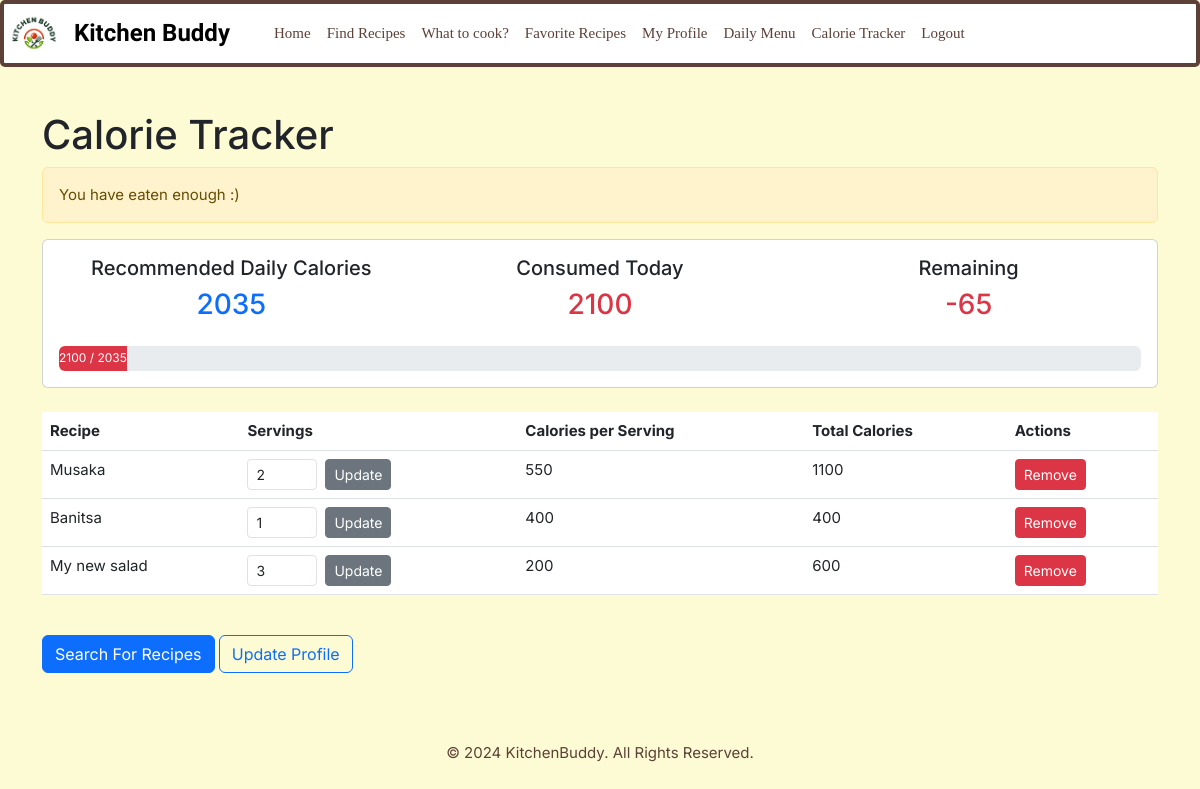
The app's page /calorieTracker/ (signed in), older data.
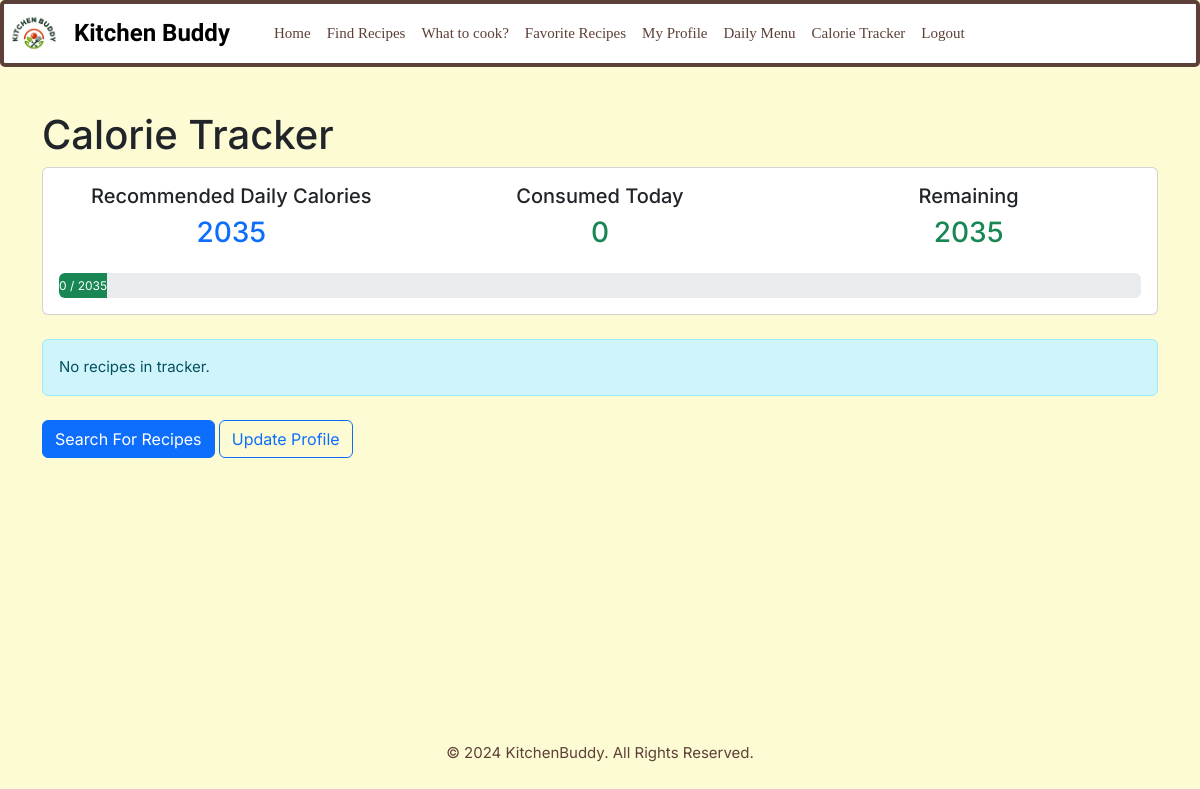
The same page, newer data.
### calorieTracker/models.py (models this page shows)
class CalorieTracker(models.Model):
    user = models.ForeignKey(User, on_delete=models.CASCADE)
    recipe = models.ForeignKey(Recipe, on_delete=models.CASCADE)
    servings = models.PositiveIntegerField(default=1)
    class Meta:
        unique_together = ['user', 'recipe']
    @property
    def get_calories_per_recipe(self):
        return self.recipe.calories * self.servings
    @classmethod
    def get_total_calories(cls, user):
        recipes_in_tracker = cls.objects.filter(user=user)
        calories_sum = 0
        for recipe in recipes_in_tracker:
            calories_sum += recipe.get_calories_per_recipe
        return calories_sum

### recipe/models.py (models this page shows, shortened)
class Recipe(models.Model):
    user = models.ForeignKey(User, on_delete=models.CASCADE, related_name="recipe")
    title = models.CharField(max_length=150)
    ingredients = models.ManyToManyField(Ingredient, through='IngredientsDetails', related_name='recipe_ingredient')
    description = models.TextField()
    cooking_time = models.PositiveIntegerField(validators=[MinValueValidator(1)], null=True, blank=True)
    calories = models.PositiveIntegerField(validators=[MinValueValidator(1), MaxValueValidator(2000)], null=True, blank=True)
    image = models.ImageField(upload_to='recipes/', null=True, blank=True)
    dish_type = models.CharField(max_length=10, choices=DISH_TYPE, default='main', null=False)
    favourite = models.ManyToManyField(User, related_name='favourite_recipe', blank=True)
    average_rating = models.DecimalField(max_digits=3, decimal_places=2, default=0)
    ratings_count = models.PositiveBigIntegerField(default=0)
    diet = models.ManyToManyField(Diet, related_name='recipe_diet', blank=True)
    allergies = models.ManyToManyField(Allergy, related_name='recipe_allergies', blank=True)
    class Meta:
        ordering = ['title']
        unique_together = ['title', 'image']

### calorieTracker/views.py (the view)
# urls.py: path('', views.list_calorie_tracker, name='list_calorie_tracker'),
@login_required
def list_calorie_tracker(request):
    try:
        user_profile = request.user.profile
        calorie_limit = user_profile.calories
    except Profile.DoesNotExist:
        user_profile = None
        calorie_limit = 2000
    recipes_in_tracker = CalorieTracker.objects.filter(user=request.user)
    calories_sum = CalorieTracker.get_total_calories(request.user)
    remaining_calories = calorie_limit - calories_sum
    no_left_calories = remaining_calories <= 0
    if no_left_calories:
        messages.warning(request, "You have eaten enough :)")
    context = {
        'recipes_in_tracker': recipes_in_tracker,
        'calories_sum': calories_sum,
        'remaining_calories': remaining_calories,
        'calorie_limit': calorie_limit,
        'no_left_calories': no_left_calories,
        'user_profile': user_profile
    }
    return render(request, 'calorieTracker/list_calorie_tracker.html', context)

### calorieTracker/templates/calorieTracker/list_calorie_tracker.html (shortened to what this page needs)
{% extends 'base.html' %}
{% block content %}
<div class="container mt-4">
    <h1>Calorie Tracker</h1>
    {% if messages %}
    <div class="messages">
        {% for message in messages %}
        <div class="alert alert-{{ message.tags }}">
            {{ message }}
        </div>
        {% endfor %}
    </div>
    {% endif %}
    <div class="card mb-4">
        <div class="card-body">
            <div class="row text-center">
                <div class="col-md-4">
                    <h5>Recommended Daily Calories</h5>
                    <h3 class="text-primary">{{ calorie_limit }}</h3>
                </div>
                <div class="col-md-4">
                    <h5>Consumed Today</h5>
                    <h3 class="{% if no_left_calories %}text-danger{% else %}text-success{% endif %}">
                        {{ calories_sum }}
                    </h3>
                </div>
                <div class="col-md-4">
                    <h5>Remaining</h5>
                    <h3 class="{% if remaining_calories < 0 %}text-danger{% else %}text-success{% endif %}">
                        {{ remaining_calories }}
                    </h3>
                </div>
            </div>
            <div class="progress mt-3" style="height: 25px;">
                <div class="progress-bar {% if no_left_calories %}bg-danger{% else %}bg-success{% endif %}"
                     role="progressbar">
                    {{ calories_sum }} / {{ calorie_limit }}
                </div>
            </div>
        </div>
    </div>
    {% if recipes_in_tracker %}
        <div class="table-responsive">
            <table class="table">
                <thead>
                    <tr>
                        <th>Recipe</th>
                        <th>Servings</th>
                        <th>Calories per Serving</th>
                        <th>Total Calories</th>
                        <th>Actions</th>
                    </tr>
                </thead>
                <tbody>
                    {% for item in recipes_in_tracker %}
                    <tr>
                        <td>{{ item.recipe.title }}</td>
                        <td>
                            <form method="POST" action="{% url 'update_servings' item.recipe.id %}" class="d-flex">
                                <input type="number"
                                       name="servings"
                                       value="{{ item.servings }}"
                                       min="1"
                                       class="form-control form-control-sm me-2"
                                       style="width: 70px;">
                                <button type="submit" class="btn btn-secondary btn-sm">Update</button>
                            </form>
                        </td>
                        <td>{{ item.recipe.calories }}</td>
                        <td>{{ item.get_calories_per_recipe }}</td>
                        <td>
                            <form method="POST" action="{% url 'remove_from_calorie_tracker' item.recipe.id %}">
                                <button type="submit" class="btn btn-danger btn-sm">Remove</button>
                            </form>
                        </td>
                    </tr>
                    {% endfor %}
                </tbody>
            </table>
        </div>
    {% else %}
        <div class="alert alert-info">
            No recipes in tracker.
        </div>
    {% endif %}
    <div class="mt-4">
        <a href="{% url 'list_recipe' %}" class="btn btn-primary">Search For Recipes</a>
        {% if user_profile %}
            <a href="{% url 'profile' %}" class="btn btn-outline-primary">Update Profile</a>
        {% endif %}
    </div>
</div>
{% endblock %}

### templates/base.html (shortened to what this page needs)
<!DOCTYPE html>
<html lang="en">
    <head>
        {% load static %}
        <link href="https://cdn.jsdelivr.net/npm/bootstrap@5.3.0-alpha3/dist/css/bootstrap.min.css" rel="stylesheet">
        <link href="https://cdnjs.cloudflare.com/ajax/libs/font-awesome/6.0.0-beta3/css/all.min.css" rel="stylesheet">
        <link rel="stylesheet" href="{% static 'css/base.css' %}" />
    </head>
    <body>
                <nav class="navbar navbar-expand-lg navbar-light">
                    <a class="navbar-brand d-flex align-items-center" href="{% url 'home' %}">
                      <img src="{% static 'images/logo-png.png' %}" alt="KitchenBuddy Logo" class="logo"/>
                      <span class="brand-title">Kitchen Buddy</span>
                    </a>
                    <div class="collapse navbar-collapse" id="navbarNav">
                      <ul class="navbar-nav">
                        <li class="nav-item active">
                          <a class="nav-link" href="{% url 'home' %}">Home <span class="sr-only">(current)</span></a>
                        </li>
                        {% if request.user.is_authenticated %}
                        <li class="nav-item">
                          <a class="nav-link" href="{% url 'list_recipe' %}">Find Recipes</a>
                        </li>
                        <li class="nav-item">
                          <a class="nav-link" href="{% url 'get_recipes_by_ingredients' %}">What to cook?</a>
                        </li>
                        <li class="nav-item">
                          <a class="nav-link" href="{% url 'favourite_recipes' %}">Favorite Recipes</a>
                        </li>
                        <li class="nav-item">
                          <a class="nav-link" href="{% url 'profile' %}">My Profile</a>
                        </li>
                        <li class="nav-item">
                          <a class="nav-link" href="{% url 'get_menu' %}">Daily Menu</a>
                        </li>
                        <li class="nav-item">
                          <a class="nav-link" href="{% url 'list_calorie_tracker' %}">Calorie Tracker</a>
                        </li>
                        <li class="nav-item">
                          <a class="nav-link" href="{% url 'logout' %}">Logout</a>
                        </li>
                        {% endif %}
                      </ul>
                    </div>
                  </nav>
                <main class="content">
                    {% block content %}
                    {% endblock %}
                </main>
            <footer id="footer">
                <p>&copy; 2024 KitchenBuddy. All Rights Reserved.
                </p>
            </footer>
    </body>
</html>

### static/css/base.css (style rules this page uses)
html { height: 100%; }
body { background-color: #fdfbd4; font-family: "Inter", sans-serif; font-size: 15px; line-height: 1.5; box-sizing: border-box; margin: 0; min-height: 100vh; display: flex; flex-direction: column; position: relative; overflow: scroll; width: 100%; }
.content { flex: 1; overflow-y: auto; padding: 20px; }
footer { text-align: center; padding: 20px; margin-top: auto; color: #5D4037; }
.navbar { padding: 0; }
.navbar .navbar-brand { margin-left: 0; display: flex; align-items: center; }
.navbar .logo { display: block; margin: 0 auto; transition: width 0.3s ease-in-out; width: 60px; margin-right: 10px; }
.brand-title { font-size: 1.5rem; font-weight: bold; font-family: 'Delicious Handrawn'; }
nav { background-color: #fff; border-top: 4px solid #5D4037 ; border-bottom: 4px solid #5D4037; border-left: 4px solid #5D4037; border-right: 4px solid #5D4037; border-radius: 05px; }
.navbar .navbar-nav { text-decoration: none; background-color: transparent; border: none; box-shadow: none; text-transform: none; padding: 10px 20px; color: #5D4037; }
.navbar .nav-link { font-family: 'Merriwether'; color: #5D4037; }
.navbar .nav-item { text-align: left; }

Row changes from the older to the newer data that the page shows:
removed CalorieTracker: recipe "Musaka", servings "2", recipe.calories "550", get_calories_per_recipe "1100"
removed CalorieTracker: recipe "Banitsa", servings "1", recipe.calories "400", get_calories_per_recipe "400"
removed CalorieTracker: recipe "My new salad", servings "3", recipe.calories "200", get_calories_per_recipe "600"
Text that changed along with them:
{{ calories_sum }}: "2100" → "0"
{{ remaining_calories }}: "-65" → "2035"
text no longer shown: "Recipe Servings Calories per Serving Total Calories Actions"
text now shown: "No recipes in tracker."
list line gone: "You have eaten enough :)"
